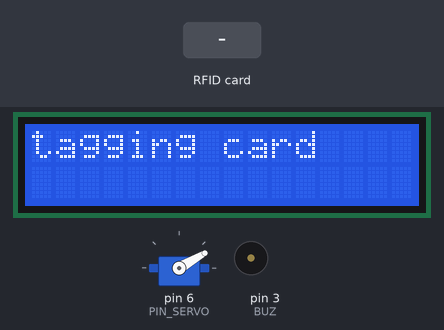
A sketch run on a simulated Arduino Uno, built with avr-gcc and run on an emulated ATmega328P. On the bench: servo, 16×2 character LCD, buzzer (waves = sounding). The inputs (shaded band) are chosen by the test bench. What the sketch prints to the serial monitor is not drawn.

Above: at 1.3 s.
1.4 s: RFID card 13 63 EE 14 held to the reader
At 2.2 s:
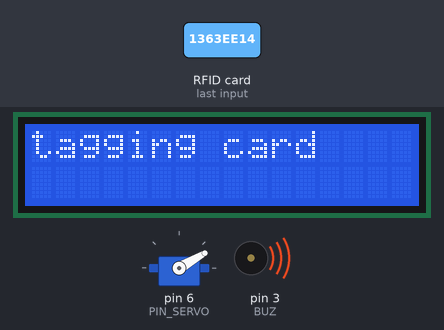
At 2.9 s:
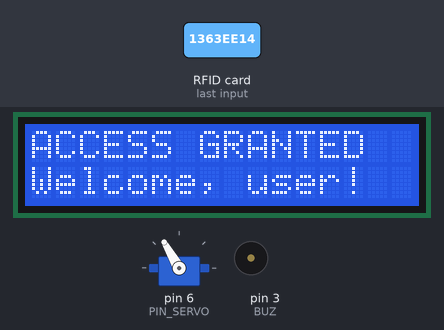
Timing chart, 0 to 9.1 s (numbered marks = the images above; inputs shaded):
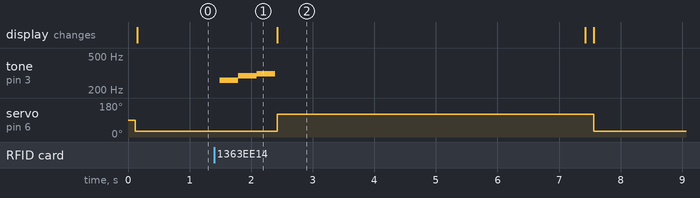

Measured:
- after the input at 1.4 s, tone on pin 3 (BUZ): silent → 261 Hz after 0.09 s, → 293 Hz 0.30 s later, → 311 Hz 0.30 s later, → silent 0.30 s later; servo on pin 6 (PIN_SERVO): 30° → 120° after 1.0 s, → 30° 5.1 s later

The sketch:

RFID.ino
```cpp
#include <SPI.h>
#include <MFRC522.h>

#define SS_PIN 10
#define RST_PIN 9

MFRC522 rfid(SS_PIN, RST_PIN); // Instance of the class


void RFID_init()
{
  SPI.begin(); // Init SPI bus
  SPI.begin(); // Init SPI bus
  rfid.PCD_Init(); // Init MFRC522

}

String RFID_Read(bool isReset)
{
      byte nuidPICC[4];
      String RetStr = "";

      if (! rfid.PICC_IsNewCardPresent())
          return " ";

        // Verify if the NUID has been readed
        if ( ! rfid.PICC_ReadCardSerial())
          return " ";

        MFRC522::PICC_Type piccType = rfid.PICC_GetType(rfid.uid.sak);

        // Check is the PICC of Classic MIFARE type
        if ( piccType != MFRC522::PICC_TYPE_MIFARE_MINI &&
          piccType != MFRC522::PICC_TYPE_MIFARE_1K &&
          piccType != MFRC522::PICC_TYPE_MIFARE_4K) {
          return " ";
        }
      if(!isReset ||
      rfid.uid.uidByte[0] != nuidPICC[0] ||
    rfid.uid.uidByte[1] != nuidPICC[1] ||
    rfid.uid.uidByte[2] != nuidPICC[2] ||
    rfid.uid.uidByte[3] != nuidPICC[3]){
            RetStr = ByteToString(rfid.uid.uidByte, rfid.uid.size);
      }

        // Halt PICC
        rfid.PICC_HaltA();

        // Stop encryption on PCD
        rfid.PCD_StopCrypto1();

        return RetStr;
}

String ByteToString(byte *buffer, byte bufferSize)
{
      String temp = "";
      for (byte i = 0; i < bufferSize; i++)
      {
            temp = temp + String(buffer[i] < 0x10 ? " 0" : " ");
             temp = temp +String(buffer[i],HEX);
      }
      temp. toUpperCase();
      temp.trim();
      return temp;
}
```

Project.ino
```cpp
#define LENGTH_USER     2


String Code[] = {
"13 63 EE 14",
"FC B9 2B 4A"
};

void setup() {
      Servo_init();
      lcdInit();
      RFID_init();
      buzzer_init();
      Serial.begin(9600);
      Serial.println("START");

      Servo_Close();
}

void loop() {

      String strRead = RFID_Read(true);

      if(strRead != " ")
            Serial.println(strRead);

      bool check = false;

      for( uint8_t i = 0; i<LENGTH_USER; i++)
      {
            if( strRead ==  Code[i])
            {
                  check = true;
            }
      }

      Serial.println(check);

      if( check )
      {
            buzzer_ok();
            printOK();
            Servo_Open();
            delay(5000);
            LCD_Clear();
      }
      else if ( !check && strRead != " " )
      {
            buzzer_denied();
            printFail();
            delay(5000);
            LCD_Clear();
      }
      else
      {
            printIdle();
            Servo_Close();
      }
       delay(100);
}
```

Servo.ino
```cpp
#include <Servo.h>

#define PIN_SERVO 6


Servo servo;


void Servo_init()
{
      servo.attach(PIN_SERVO);
}

void Servo_Open(){
      servo.write(120);
}

void Servo_Close(){
      servo.write(30);
}
```

buzzer.ino
```cpp
#define BUZ 3

int tones_pass[] = {261, 293, 311};
int tones_denied[] = {311, 311, 311};
void buzzer_init()
{
  pinMode(BUZ, OUTPUT);
}
void buzzer_ok()
{
  for(int i = 0 ; i < 3 ; i++)
  {
    tone(BUZ, tones_pass[i]);
    delay(300);
  }

  noTone(BUZ);
}

void buzzer_denied()
{
  for(int i = 0 ; i < 3 ; i++)
  {
    tone(BUZ, tones_denied[i]);
    delay(100);
  }

  noTone(BUZ);
}
```

lcd.ino
```cpp
#include <Wire.h>
#include <LiquidCrystal_I2C.h>


LiquidCrystal_I2C lcd(0x27,16, 2);

void lcdInit()
{
  lcd.init();
  lcd.backlight();
}
void printIdle()
{
 // lcd.clear();
  lcd.setCursor(0,0);
  lcd.print("tagging card");
}

void printOK()
{
  lcd.clear();
  lcd.setCursor(0,0);
  lcd.print("ACCESS GRANTED");
  lcd.setCursor(0,1);
  lcd.print("Welcome, user!");
}

void printFail()
{
  lcd.clear();
  lcd.setCursor(0,0);
  lcd.print("ACCESS DENIED");
  lcd.setCursor(0,1);
  lcd.print("TRY ONCE AGAIN");
}

void LCD_Clear()
{
  lcd.clear();

}
```
